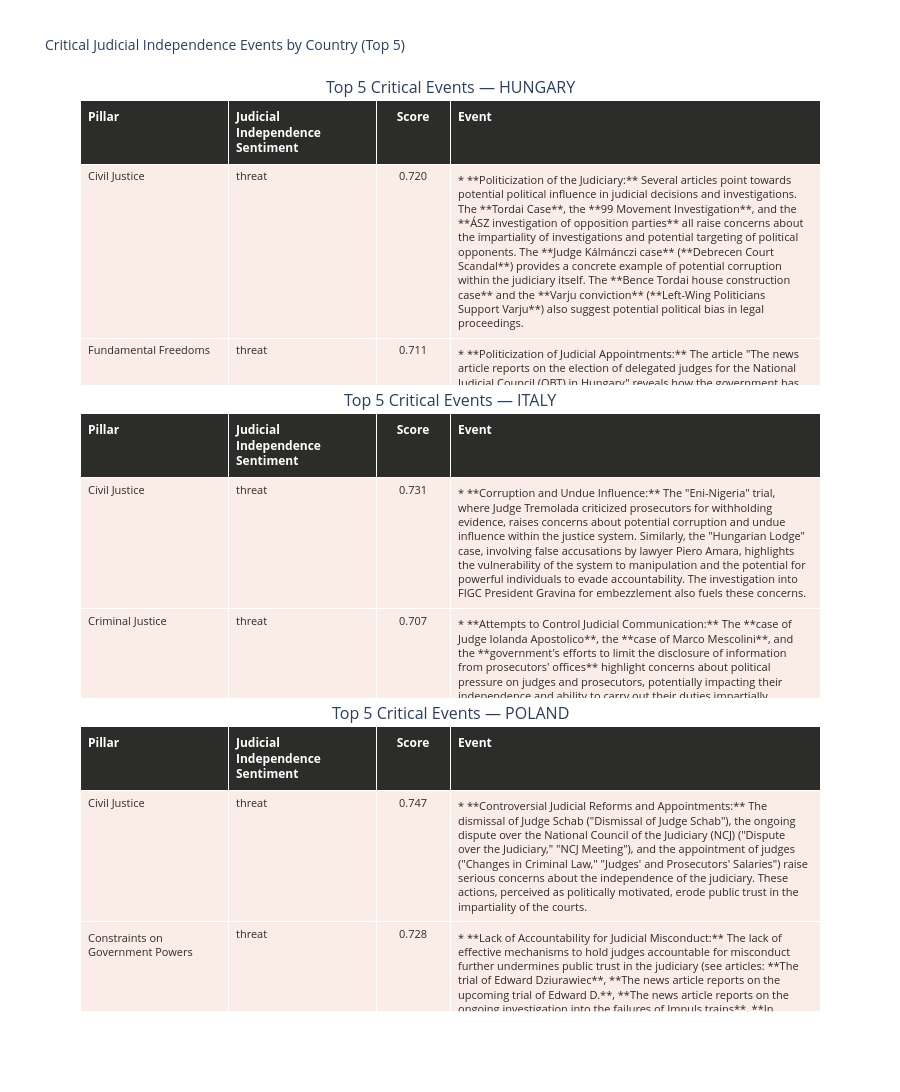

Notebook cell for this chart:
### Code cell
fig = plot_critical_events(df, top_n=TOP_EVENTS_PER_COUNTRY)

### Figure 1 — Plotly figure (JSON) as saved in the notebook; plotly's stock layout.template omitted (floating-point values rounded to 4 significant figures)
{"data": [{"cells": {"align": ["left", "left", "center", "left"], "fill": {"color": [["#FAECE7", "#FAECE7", "#FAECE7", "#FAECE7", "#FAECE7"], ["#FAECE7", "#FAECE7", "#FAECE7", "#FAECE7", "#FAECE7"], ["#FAECE7", "#FAECE7", "#FAECE7", "#FAECE7", "#FAECE7"], ["#FAECE7", "#FAECE7", "#FAECE7", "#FAECE7", "#FAECE7"]]}, "font": {"color": "#2C2C2A", "size": 11}, "height": 60, "values": [["Civil Justice", "Fundamental Freedoms", "Criminal Justice", "Open Government", "Criminal Justice"], ["threat", "threat", "threat", "threat", "threat"], ["0.720", "0.711", "0.696", "0.694", "0.673"], ["* **Politicization of the Judiciary:** Several articles point towards potential political influence in judicial decisions and investigations. The **Tordai Case**, the **99 Movement Investigation**, and the **ÁSZ investigation of opposition parties** all raise concerns about the impartiality of investigations and potential targeting of political opponents. The **Judge Kálmánczi case** (**Debrecen Court Scandal**) provides a concrete example of potential corruption within the judiciary itself. The **Bence Tordai house construction case** and the **Varju conviction** (**Left-Wing Politicians Support Varju**) also suggest potential political bias in legal proceedings.", "* **Politicization of Judicial Appointments:** The article \"The news article reports on the election of delegated judges for the National Judicial Council (OBT) in Hungary\" reveals how the government has interfered in the process of judicial appointments, raising concerns about the impartiality of judges.", "* **Police Corruption:**  The **\"Ártánd border guard\"** bribery case, involving 29 suspects, including 26 police officers, exposes systemic corruption within the police force.  The **\"Debrecen judge\"** scandal, where a judge was recorded discussing a verdict in advance with a lawyer, further erodes public trust in the impartiality of the judiciary.", "* **Opaque decision-making processes in the National Judicial Council:** The newly elected president of the National Judicial Council (OBT) has evaded questions about the transparency of the council's operations, raising concerns about its commitment to openness and accountability (see article: \"New OBT President\"). This lack of transparency in a key institution responsible for the judiciary undermines public trust and hinders effective oversight.", "* **Political Influence:** The **\"NNI drug trafficking investigation\"** involving socialist politicians, which was terminated despite evidence of potential wrongdoing, and the **\"Debrecen judge\"** scandal, where a judge was recorded discussing a verdict in advance with a lawyer, both suggest that political considerations may be influencing trial outcomes."]]}, "columnwidth": [2, 2, 1, 5], "domain": {"x": [0, 1], "y": [0.6867, 1.0]}, "header": {"align": ["left", "left", "center", "left"], "fill": {"color": "#2C2C2A"}, "font": {"color": "white", "size": 12}, "height": 32, "values": ["<b>Pillar</b>", "<b>Judicial Independence Sentiment</b>", "<b>Score</b>", "<b>Event</b>"]}, "type": "table"}, {"cells": {"align": ["left", "left", "center", "left"], "fill": {"color": [["#FAECE7", "#FAECE7", "#E1F5EE", "#FAECE7", "#FAECE7"], ["#FAECE7", "#FAECE7", "#E1F5EE", "#FAECE7", "#FAECE7"], ["#FAECE7", "#FAECE7", "#E1F5EE", "#FAECE7", "#FAECE7"], ["#FAECE7", "#FAECE7", "#E1F5EE", "#FAECE7", "#FAECE7"]]}, "font": {"color": "#2C2C2A", "size": 11}, "height": 60, "values": [["Civil Justice", "Criminal Justice", "Absence of Corruption", "Order and Security", "Criminal Justice"], ["threat", "threat", "strengthening", "threat", "threat"], ["0.731", "0.707", "0.672", "0.665", "0.657"], ["* **Corruption and Undue Influence:** The \"Eni-Nigeria\" trial, where Judge Tremolada criticized prosecutors for withholding evidence, raises concerns about potential corruption and undue influence within the justice system. Similarly, the \"Hungarian Lodge\" case, involving false accusations by lawyer Piero Amara, highlights the vulnerability of the system to manipulation and the potential for powerful individuals to evade accountability. The investigation into FIGC President Gravina for embezzlement also fuels these concerns.", "* **Attempts to Control Judicial Communication:** The **case of Judge Iolanda Apostolico**, the **case of Marco Mescolini**, and the **government's efforts to limit the disclosure of information from prosecutors' offices** highlight concerns about political pressure on judges and prosecutors, potentially impacting their independence and ability to carry out their duties impartially.", "* **Accountability for Judicial Misconduct:** The arrest and sentencing of former judge Silvana Saguto (\"In Italy, the Supreme Court's decision led to the arrest of former judge Silvana Saguto and her husband\") demonstrates that even high-ranking judicial officials are not above the law.", "* **Political Interference:** The articles suggest that political interference in law enforcement and the justice system may be contributing to the erosion of trust in institutions. The removal of magistrate **Bruno Giordano** from the National Labor Inspectorate is seen by some as an attempt to weaken oversight and accountability.", "* **Political Interference in the Judiciary:** The investigation into Judge Iolanda Apostolico (\"Apostolico investigation\") and the statements made by Undersecretary Delmastro (\"Delmastro statements\") raise concerns about the independence of the judiciary and the potential for political interference in criminal investigations and trials."]]}, "columnwidth": [2, 2, 1, 5], "domain": {"x": [0, 1], "y": [0.3433, 0.6567]}, "header": {"align": ["left", "left", "center", "left"], "fill": {"color": "#2C2C2A"}, "font": {"color": "white", "size": 12}, "height": 32, "values": ["<b>Pillar</b>", "<b>Judicial Independence Sentiment</b>", "<b>Score</b>", "<b>Event</b>"]}, "type": "table"}, {"cells": {"align": ["left", "left", "center", "left"], "fill": {"color": [["#FAECE7", "#FAECE7", "#FAECE7", "#FAECE7", "#FAECE7"], ["#FAECE7", "#FAECE7", "#FAECE7", "#FAECE7", "#FAECE7"], ["#FAECE7", "#FAECE7", "#FAECE7", "#FAECE7", "#FAECE7"], ["#FAECE7", "#FAECE7", "#FAECE7", "#FAECE7", "#FAECE7"]]}, "font": {"color": "#2C2C2A", "size": 11}, "height": 60, "values": [["Civil Justice", "Constraints on Government Powers", "Fundamental Freedoms", "Fundamental Freedoms", "Criminal Justice"], ["threat", "threat", "threat", "threat", "threat"], ["0.747", "0.728", "0.707", "0.704", "0.702"], ["* **Controversial Judicial Reforms and Appointments:** The dismissal of Judge Schab (\"Dismissal of Judge Schab\"), the ongoing dispute over the National Council of the Judiciary (NCJ) (\"Dispute over the Judiciary,\" \"NCJ Meeting\"), and the appointment of judges (\"Changes in Criminal Law,\" \"Judges' and Prosecutors' Salaries\") raise serious concerns about the independence of the judiciary. These actions, perceived as politically motivated, erode public trust in the impartiality of the courts.", "* **Lack of Accountability for Judicial Misconduct:** The lack of effective mechanisms to hold judges accountable for misconduct further undermines public trust in the judiciary (see articles: **The trial of Edward Dziurawiec**, **The news article reports on the upcoming trial of Edward D.**, **The news article reports on the ongoing investigation into the failures of Impuls trains**, **In Poland, a secret meeting was held**, **The Constitutional Tribunal of Poland has scheduled a hearing**, **In Poland, a judge has been granted a pension**, **The article discusses the pending cassation appeal**, **The 'Skin' case**, **The news article reports on the tragic accident on the A1 highway**, **The District Court in Siedlce upheld the decision**, **The Polish government is considering implementing border controls**, **The Polish government has proposed a reform**, **The news article reports on the ongoing investigation into the failures of Impuls trains**, **In Poland, a secret meeting was held**, **The Constitutional Tribunal of Poland has scheduled a hearing**). This includes cases where judges have been accused of corruption, bias, or incompetence, but have faced little or no consequences (see articles: **The trial of Edward Dziurawiec**, **The news article reports on the upcoming trial of Edward D.**).", "* **Concerns about Judicial Independence:** The articles discussing the National Council of the Judiciary (KRS) and the Constitutional Tribunal (**KRS and Constitutional Tribunal** articles) highlight concerns about the independence of the judiciary and the potential for political interference in judicial appointments and rulings. The articles suggest that while there are efforts to restore the rule of law, challenges remain in ensuring the independence and impartiality of the justice system.", "* **Politicized appointments and dismissals:** Articles like \"Judge Beata Morawiec,\" \"First President of the Supreme Court,\" and \"Polish central bank\" highlight concerns about the appointment of judges perceived as loyal to the ruling party (PiS) and the dismissal of those deemed critical. This raises questions about the impartiality of the judiciary and its ability to act as a check on government power.", "* **Politicized Judicial Appointments and Promotions:** Several articles highlight concerns about the independence of the judiciary, particularly regarding the appointment and promotion of judges by the ruling Law and Justice (PiS) party through the reformed National Council of the Judiciary (NCJ). Judges expressing concerns about the NCJ's legitimacy have faced criticism and pressure (e.g., **Judge Capałowska**, **First President Manowska**). This raises concerns about political influence over judicial appointments and promotions, potentially impacting the impartiality of trials (**Changes to the NCJ**, **Judges Not Allowed to Change Duties**)."]]}, "columnwidth": [2, 2, 1, 5], "domain": {"x": [0, 1], "y": [0, 0.3133]}, "header": {"align": ["left", "left", "center", "left"], "fill": {"color": "#2C2C2A"}, "font": {"color": "white", "size": 12}, "height": 32, "values": ["<b>Pillar</b>", "<b>Judicial Independence Sentiment</b>", "<b>Score</b>", "<b>Event</b>"]}, "type": "table"}], "layout": {"annotations": [{"font": {"size": 16}, "showarrow": false, "text": "Top 5 Critical Events — HUNGARY", "x": 0.5, "xanchor": "center", "xref": "paper", "y": 1.0, "yanchor": "bottom", "yref": "paper"}, {"font": {"size": 16}, "showarrow": false, "text": "Top 5 Critical Events — ITALY", "x": 0.5, "xanchor": "center", "xref": "paper", "y": 0.6567, "yanchor": "bottom", "yref": "paper"}, {"font": {"size": 16}, "showarrow": false, "text": "Top 5 Critical Events — POLAND", "x": 0.5, "xanchor": "center", "xref": "paper", "y": 0.3133, "yanchor": "bottom", "yref": "paper"}], "height": 1196, "paper_bgcolor": "white", "title": {"font": {"size": 14}, "text": "Critical Judicial Independence Events by Country (Top 5)"}}}
